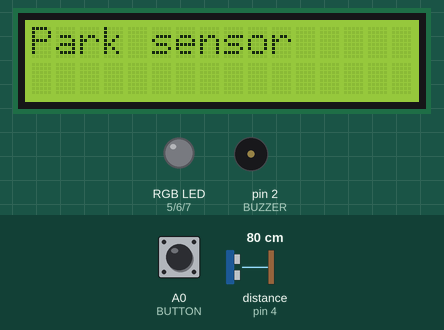
Bench run of a sketch on a simulated Arduino Uno, built with avr-gcc and run on an emulated ATmega328P. On the bench: 16×2 character LCD, an RGB LED mixed from three pins (HIGH = lit), buzzer (waves = sounding). Dashed ring = blinking. The test bench sets the inputs (shaded band); at power-on: A0 (BUTTON) HIGH, distance to the obstacle (sensor on pin 4) 80 cm. The echo pulse lasts 58.3 µs per cm; pins used as bus, display or sensor lines are not drawn.

Above: at 0.1 s.
2.3 s: A0 (BUTTON) pulled LOW for 0.15 s
At 3.4 s:
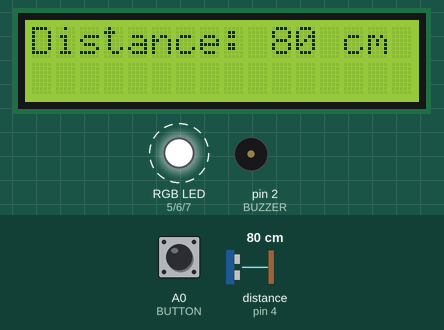
5.4 s: distance to the obstacle (sensor on pin 4) set to 34 cm
At 6.4 s:
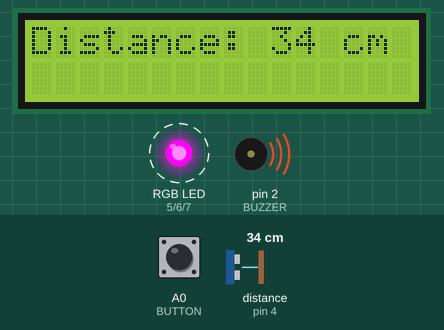
8.0 s: distance to the obstacle (sensor on pin 4) set to 30 cm
At 8.53 s:
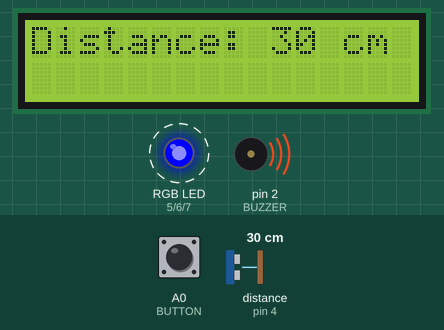
11.0 s: distance to the obstacle (sensor on pin 4) set to 2 cm
At 11.45 s:
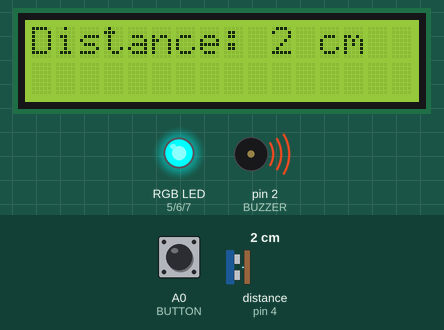
13.5 s: distance to the obstacle (sensor on pin 4) set to 9 cm
At 13.79 s:
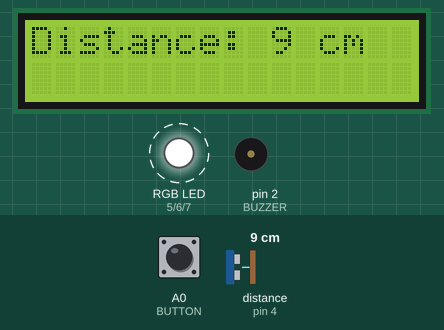
15.1 s: distance to the obstacle (sensor on pin 4) set to 11 cm
At 15.42 s:
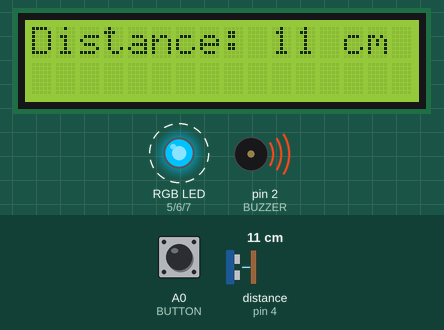
Timing chart, 0 to 18.6 s (numbered marks = the images above; inputs shaded):
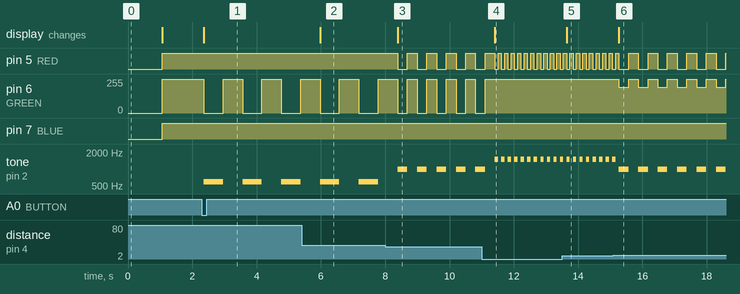

The sketch:

park_sensor.ino
```cpp
#define BUTTON A0

#define BUZZER 2
#define SENSOR_TRIG 3
#define SENSOR_ECHO 4

#define RED 5
#define GREEN 6
#define BLUE 7

#include <LiquidCrystal.h>
LiquidCrystal lcd(13, 12, 11, 10, 9, 8); // RS=13, E=12, D4=11, D5=10, D6=9, D7=8

bool systemOn = false; // start OFF by default
bool lastButtonState = HIGH;
unsigned long lastDebounceTime = 0;
const unsigned long debounceDelay = 50; // ms

void setup() {
  pinMode(BUTTON, INPUT_PULLUP);
  pinMode(BUZZER, OUTPUT);
  pinMode(SENSOR_TRIG, OUTPUT);
  pinMode(SENSOR_ECHO, INPUT);
  pinMode(RED, OUTPUT);
  pinMode(GREEN, OUTPUT);
  pinMode(BLUE, OUTPUT);

  lcd.begin(16, 2);
  lcd.print("Park sensor");
  delay(1000);
  lcd.clear();
}

void loop() {
  // ---- BUTTON TOGGLE (FAST TAP, NO HOLD) ----
  bool reading = digitalRead(BUTTON);

  if (reading != lastButtonState) {
    lastDebounceTime = millis();
  }

  if ((millis() - lastDebounceTime) > debounceDelay) {
    static bool lastStableState = HIGH;
    if (reading == LOW && lastStableState == HIGH) {
      systemOn = !systemOn; // toggle on quick press
    }
    lastStableState = reading;
  }

  lastButtonState = reading;

  // ---- IF SYSTEM OFF ----
  if (!systemOn) {
    noTone(BUZZER);
    analogWrite(RED, 255);
    analogWrite(GREEN, 255);
    analogWrite(BLUE, 255);
    return;
  }

  // ---- SENSOR READ ----
  digitalWrite(SENSOR_TRIG, LOW);
  delayMicroseconds(2);
  digitalWrite(SENSOR_TRIG, HIGH);
  delayMicroseconds(10);
  digitalWrite(SENSOR_TRIG, LOW);

  unsigned long duration = pulseIn(SENSOR_ECHO, HIGH, 30000);
  unsigned long distance = duration / 58; // cm

  lcd.setCursor(0, 0);
  lcd.print("Distance: ");
  if (distance == 0) lcd.print("N/A   ");
  else {
    lcd.print(distance);
    lcd.print(" cm  ");
  }

  // ---- LED + BUZZER LOGIC ----
  int blinkDelay;
  int toneFreq;

  if (distance > 0 && distance < 11) {
    analogWrite(RED, 0);
    analogWrite(GREEN, 255);
    analogWrite(BLUE, 255);
    blinkDelay = 100;
    toneFreq = 1500;
  }
  else if (distance >= 5 && distance <= 30) {
    int greenVal = map(distance, 5, 30, 255, 0);
    analogWrite(RED, 0);
    analogWrite(GREEN, greenVal);
    analogWrite(BLUE, 255);
    blinkDelay = 300;
    toneFreq = 1000;
  }
  else {
    analogWrite(RED, 255);
    analogWrite(GREEN, 0);
    analogWrite(BLUE, 255);
    blinkDelay = 600;
    toneFreq = 600;
  }

  tone(BUZZER, toneFreq);
  delay(blinkDelay);
  noTone(BUZZER);
  analogWrite(RED, 255);
  analogWrite(GREEN, 255);
  analogWrite(BLUE, 255);
  delay(blinkDelay);
}
```

Measured:
- the behaviour switches between 31 and 30 cm on distance to the obstacle (sensor on pin 4) (found by bisection; images 2 and 3)
- the behaviour switches between 10 and 11 cm on distance to the obstacle (sensor on pin 4) (found by bisection; images 5 and 6)
- after the input at 2.3 s, pin 6 (GREEN): alternates 255/255 for 0.61 s and 0/255 for 0.60 s, starting after 0.06 s; tone on pin 2 (BUZZER): alternates 600 Hz for 0.60 s and silent for 0.61 s, starting after 0.06 s; the display: changes after 0.06 s (image 1)
- after the input at 5.4 s, the display: changes after 0.58 s (image 2)
- after the input at 8.0 s, pin 5 (RED): alternates HIGH for 0.30 s and LOW for 0.30 s, starting after 0.39 s; pin 6 (GREEN): alternates 255/255 for 0.30 s and 0/255 for 0.30 s, starting after 0.69 s; tone on pin 2 (BUZZER): alternates 1000 Hz for 0.30 s and silent for 0.30 s, starting after 0.39 s; the display: changes after 0.39 s (image 3)
- after the input at 11.0 s, pin 6 (GREEN): goes on until 11.1 s, then stays 255/255; the display: changes after 0.41 s (image 4)
- after the input at 13.5 s, the display: changes after 0.14 s (image 5)
- after the input at 15.1 s, pin 6 (GREEN): alternates 255/255 for 0.30 s and 194/255 for 0.30 s, starting after 0.17 s; the display: changes after 0.17 s (image 6)
